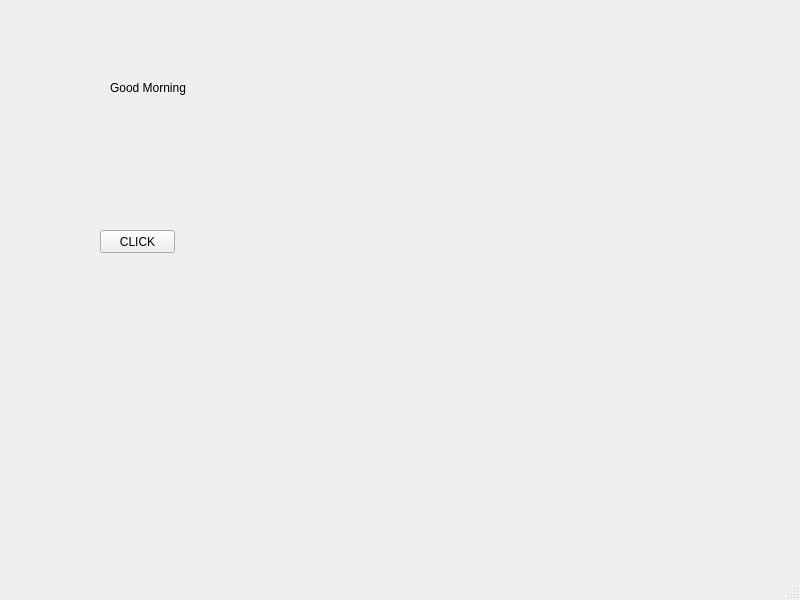
<?xml version="1.0" encoding="UTF-8"?>
<ui version="4.0">
 <class>MainWindow</class>
 <widget class="QMainWindow" name="MainWindow">
  <property name="geometry">
   <rect>
    <x>0</x>
    <y>0</y>
    <width>800</width>
    <height>600</height>
   </rect>
  </property>
  <property name="windowTitle">
   <string>MainWindow</string>
  </property>
  <widget class="QWidget" name="centralwidget">
   <widget class="QLabel" name="lbl">
    <property name="geometry">
     <rect>
      <x>110</x>
      <y>80</y>
      <width>121</width>
      <height>16</height>
     </rect>
    </property>
    <property name="text">
     <string>Good Morning</string>
    </property>
   </widget>
   <widget class="QPushButton" name="pb">
    <property name="geometry">
     <rect>
      <x>100</x>
      <y>230</y>
      <width>75</width>
      <height>23</height>
     </rect>
    </property>
    <property name="text">
     <string>CLICK</string>
    </property>
   </widget>
  </widget>
  <widget class="QMenuBar" name="menubar">
   <property name="geometry">
    <rect>
     <x>0</x>
     <y>0</y>
     <width>800</width>
     <height>21</height>
    </rect>
   </property>
  </widget>
  <widget class="QStatusBar" name="statusbar"/>
 </widget>
 <resources/>
 <connections/>
</ui>
